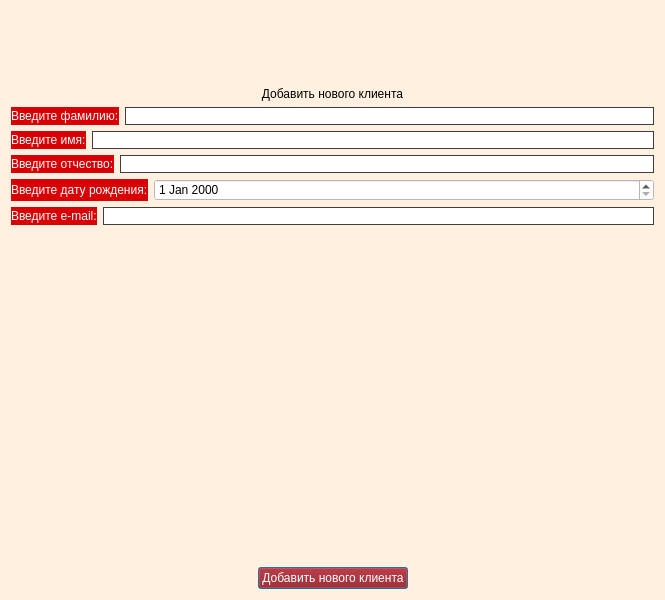
<?xml version="1.0" encoding="UTF-8"?>
<ui version="4.0">
 <class>Dialog</class>
 <widget class="QDialog" name="Dialog">
  <property name="geometry">
   <rect>
    <x>0</x>
    <y>0</y>
    <width>665</width>
    <height>600</height>
   </rect>
  </property>
  <property name="windowTitle">
   <string>Dialog</string>
  </property>
  <property name="styleSheet">
   <string notr="true">background-color: rgb(255, 240, 224);</string>
  </property>
  <layout class="QVBoxLayout" name="verticalLayout">
   <item>
    <layout class="QHBoxLayout" name="horizontalLayout_2" stretch="3,2,2,1">
     <property name="leftMargin">
      <number>12</number>
     </property>
     <property name="rightMargin">
      <number>0</number>
     </property>
     <item>
      <spacer name="horizontalSpacer">
       <property name="orientation">
        <enum>Qt::Horizontal</enum>
       </property>
       <property name="sizeHint" stdset="0">
        <size>
         <width>40</width>
         <height>20</height>
        </size>
       </property>
      </spacer>
     </item>
     <item>
      <widget class="QLabel" name="label">
       <property name="sizePolicy">
        <sizepolicy hsizetype="Preferred" vsizetype="Preferred">
         <horstretch>0</horstretch>
         <verstretch>0</verstretch>
        </sizepolicy>
       </property>
       <property name="minimumSize">
        <size>
         <width>300</width>
         <height>70</height>
        </size>
       </property>
       <property name="maximumSize">
        <size>
         <width>300</width>
         <height>70</height>
        </size>
       </property>
       <property name="font">
        <font>
         <family>Comic Sans MS</family>
         <pointsize>13</pointsize>
        </font>
       </property>
       <property name="text">
        <string/>
       </property>
       <property name="pixmap">
        <pixmap>img/logo2.png</pixmap>
       </property>
       <property name="scaledContents">
        <bool>true</bool>
       </property>
       <property name="alignment">
        <set>Qt::AlignCenter</set>
       </property>
      </widget>
     </item>
     <item>
      <spacer name="horizontalSpacer_6">
       <property name="orientation">
        <enum>Qt::Horizontal</enum>
       </property>
       <property name="sizeHint" stdset="0">
        <size>
         <width>40</width>
         <height>20</height>
        </size>
       </property>
      </spacer>
     </item>
     <item>
      <widget class="QLabel" name="logo">
       <property name="maximumSize">
        <size>
         <width>80</width>
         <height>80</height>
        </size>
       </property>
       <property name="text">
        <string/>
       </property>
       <property name="pixmap">
        <pixmap>img/logo_mini.png</pixmap>
       </property>
       <property name="scaledContents">
        <bool>true</bool>
       </property>
      </widget>
     </item>
    </layout>
   </item>
   <item>
    <layout class="QVBoxLayout" name="verticalLayout_2">
     <item>
      <widget class="QLabel" name="label_2">
       <property name="styleSheet">
        <string notr="true">font: 13pt &quot;MS Shell Dlg 2&quot;;</string>
       </property>
       <property name="text">
        <string>Добавить нового клиента</string>
       </property>
       <property name="alignment">
        <set>Qt::AlignCenter</set>
       </property>
      </widget>
     </item>
     <item>
      <layout class="QVBoxLayout" name="verticalLayout_5">
       <item>
        <layout class="QHBoxLayout" name="horizontalLayout_4">
         <item>
          <widget class="QLabel" name="label_5">
           <property name="styleSheet">
            <string notr="true">background-color: rgb(216, 0, 4);
color: rgb(255, 255, 255);
font: 10pt &quot;MS Shell Dlg 2&quot;;</string>
           </property>
           <property name="text">
            <string>Введите фамилию:</string>
           </property>
          </widget>
         </item>
         <item>
          <widget class="QLineEdit" name="edit_surname">
           <property name="styleSheet">
            <string notr="true">background-color: rgb(255, 255, 255); 
border-top: 1px solid #3e3e3e;
border-left: 1px solid #3e3e3e;
border-right: 1px solid #3e3e3e;
border-bottom: 1px solid #3e3e3e;</string>
           </property>
          </widget>
         </item>
        </layout>
       </item>
       <item>
        <layout class="QHBoxLayout" name="horizontalLayout_20" stretch="0,100">
         <item>
          <widget class="QLabel" name="label_3">
           <property name="styleSheet">
            <string notr="true">background-color: rgb(216, 0, 4);
color: rgb(255, 255, 255);
font: 10pt &quot;MS Shell Dlg 2&quot;;</string>
           </property>
           <property name="text">
            <string>Введите имя:</string>
           </property>
          </widget>
         </item>
         <item>
          <widget class="QLineEdit" name="edit_name">
           <property name="styleSheet">
            <string notr="true">background-color: rgb(255, 255, 255); 
border-top: 1px solid #3e3e3e;
border-left: 1px solid #3e3e3e;
border-right: 1px solid #3e3e3e;
border-bottom: 1px solid #3e3e3e;</string>
           </property>
          </widget>
         </item>
        </layout>
       </item>
       <item>
        <layout class="QHBoxLayout" name="horizontalLayout_19" stretch="0,0">
         <item>
          <widget class="QLabel" name="label_18">
           <property name="styleSheet">
            <string notr="true">background-color: rgb(216, 0, 4);
color: rgb(255, 255, 255);
font: 10pt &quot;MS Shell Dlg 2&quot;;</string>
           </property>
           <property name="text">
            <string>Введите отчество:</string>
           </property>
          </widget>
         </item>
         <item>
          <widget class="QLineEdit" name="edit_lastname">
           <property name="styleSheet">
            <string notr="true">background-color: rgb(255, 255, 255); 
border-top: 1px solid #3e3e3e;
border-left: 1px solid #3e3e3e;
border-right: 1px solid #3e3e3e;
border-bottom: 1px solid #3e3e3e;</string>
           </property>
          </widget>
         </item>
        </layout>
       </item>
       <item>
        <layout class="QHBoxLayout" name="horizontalLayout_5" stretch="0,100">
         <property name="spacing">
          <number>6</number>
         </property>
         <item>
          <widget class="QLabel" name="label_7">
           <property name="styleSheet">
            <string notr="true">background-color: rgb(216, 0, 4);
color: rgb(255, 255, 255);
font: 10pt &quot;MS Shell Dlg 2&quot;;</string>
           </property>
           <property name="text">
            <string>Введите дату рождения:</string>
           </property>
          </widget>
         </item>
         <item>
          <widget class="QDateEdit" name="date_birth">
           <property name="styleSheet">
            <string notr="true">background-color: rgb(255, 255, 255); </string>
           </property>
          </widget>
         </item>
        </layout>
       </item>
       <item>
        <layout class="QHBoxLayout" name="horizontalLayout">
         <item>
          <widget class="QLabel" name="label_4">
           <property name="styleSheet">
            <string notr="true">background-color: rgb(216, 0, 4);
color: rgb(255, 255, 255);
font: 10pt &quot;MS Shell Dlg 2&quot;;</string>
           </property>
           <property name="text">
            <string>Введите e-mail:</string>
           </property>
          </widget>
         </item>
         <item>
          <widget class="QLineEdit" name="edit_email">
           <property name="styleSheet">
            <string notr="true">background-color: rgb(255, 255, 255); 
border-top: 1px solid #3e3e3e;
border-left: 1px solid #3e3e3e;
border-right: 1px solid #3e3e3e;
border-bottom: 1px solid #3e3e3e;</string>
           </property>
          </widget>
         </item>
        </layout>
       </item>
      </layout>
     </item>
     <item>
      <spacer name="verticalSpacer">
       <property name="orientation">
        <enum>Qt::Vertical</enum>
       </property>
       <property name="sizeHint" stdset="0">
        <size>
         <width>20</width>
         <height>40</height>
        </size>
       </property>
      </spacer>
     </item>
     <item>
      <layout class="QHBoxLayout" name="horizontalLayout_3">
       <item>
        <spacer name="horizontalSpacer_2">
         <property name="orientation">
          <enum>Qt::Horizontal</enum>
         </property>
         <property name="sizeHint" stdset="0">
          <size>
           <width>40</width>
           <height>20</height>
          </size>
         </property>
        </spacer>
       </item>
       <item>
        <widget class="QPushButton" name="btn_add_client">
         <property name="styleSheet">
          <string notr="true">background-color: rgb(143, 0, 2);
color: rgb(255, 255, 255);
font: 10pt &quot;MS Shell Dlg 2&quot;;</string>
         </property>
         <property name="text">
          <string>Добавить нового клиента</string>
         </property>
        </widget>
       </item>
       <item>
        <spacer name="horizontalSpacer_3">
         <property name="orientation">
          <enum>Qt::Horizontal</enum>
         </property>
         <property name="sizeHint" stdset="0">
          <size>
           <width>40</width>
           <height>20</height>
          </size>
         </property>
        </spacer>
       </item>
      </layout>
     </item>
    </layout>
   </item>
  </layout>
 </widget>
 <resources/>
 <connections/>
</ui>
